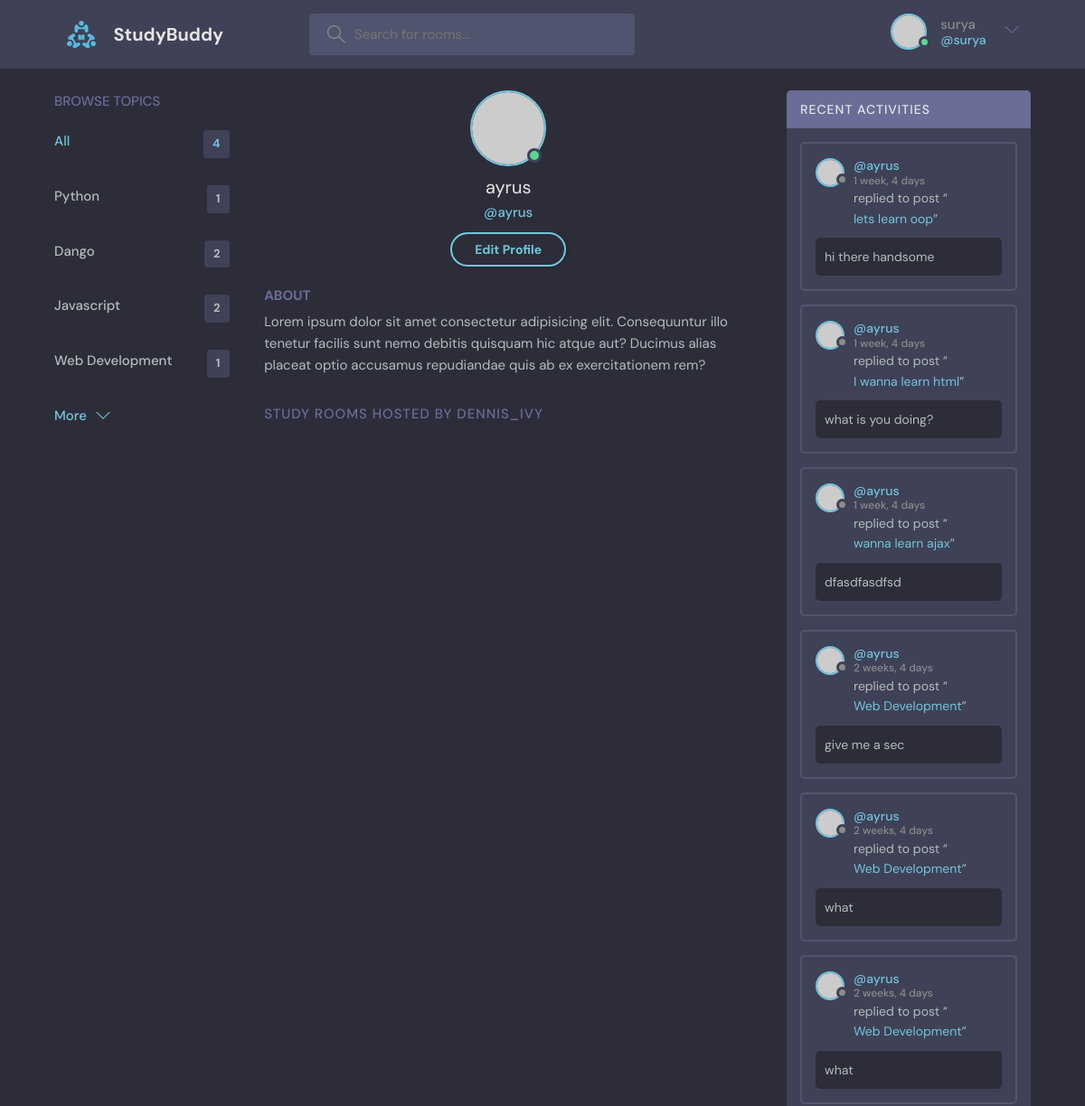
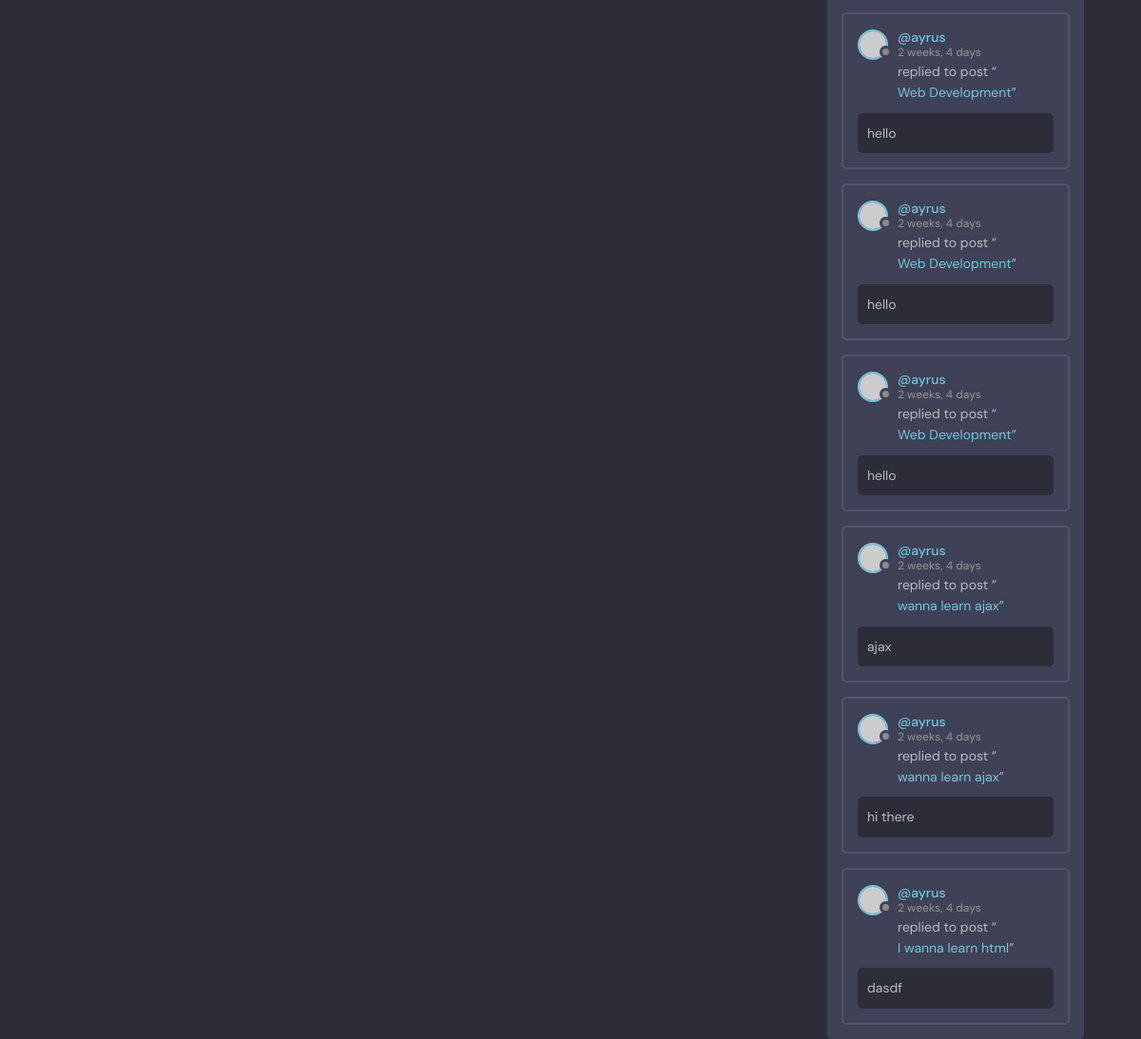
The app's page /profile/3/ (signed in) with its own data (2 pictures, top to bottom).
### base/models.py (models this page shows, shortened)
class Topic(models.Model):
    name = models.CharField(max_length=200)

class Message(models.Model):
    user = models.ForeignKey(User, on_delete=models.CASCADE)
    room = models.ForeignKey(Room, on_delete=models.CASCADE)
    body = models.TextField()
    updated = models.DateTimeField(auto_now=True)
    created = models.DateTimeField(auto_now_add=True)
    class Meta:
        ordering = ['-updated', '-created'] #newest item is shown first

class Room(models.Model):
    host =models.ForeignKey(User, on_delete=models.SET_NULL, null=True)
    topic =models.ForeignKey(Topic, on_delete=models.SET_NULL, null=True)
    name = models.CharField(max_length=200)
    Description = models.TextField(null=True, blank=True)
    participants =models.ManyToManyField(User, related_name='participants', blank=True)
    updated = models.DateTimeField(auto_now=True)
    created = models.DateTimeField(auto_now_add=True)
    class Meta:
        ordering = ['-updated', '-created'] #newest item is shown first
    def __str__(self):
        return self.name

### base/views.py (the view)
# urls.py: path('profile/<str:pk>/', views.userProfile, name= "user-profile"),
def userProfile(request,pk):
    user = User.objects.get(id=pk)
    rooms = user.room_set.all() #room is model name._set.all() get all children of rooms
    room_messages = user.message_set.all()
    topics = Topic.objects.all()
    context = {'user': user, 'rooms': rooms, 'room_messages':room_messages, 'topics':topics}
    return render(request, 'base/profile.html', context)

### base/templates/base/profile.html (shortened to what this page needs)
{% extends 'main.html' %}
{% block content %}
  <main class="profile-page layout layout--3">
    <div class="container">
      <div>
        {% include 'base/topics_components.html' %}
      </div>
      <div class="roomList">
        <div class="profile">
          <div class="profile__avatar">
            <div class="avatar avatar--large active">
              <img src="https://randomuser.me/api/portraits/men/11.jpg" />
            </div>
          </div>
          <div class="profile__info">
            <h3>{{user.username}}</h3>
            <p>@{{user.username}}</p>
            <a href="/" class="btn btn--main btn--pill">Edit Profile</a>
          </div>
          <div class="profile__about">
            <h3>About</h3>
            <p>
              Lorem ipsum dolor sit amet consectetur adipisicing elit. Consequuntur illo tenetur
              facilis sunt nemo debitis quisquam hic atque aut? Ducimus alias placeat optio
              accusamus repudiandae quis ab ex exercitationem rem?
            </p>
          </div>
        </div>
        <div class="roomList__header">
          <div>
            <h2>Study Rooms Hosted by dennis_ivy</a>
            </h2>
          </div>
        </div>
      </div>
        {% include 'base/activity_components.html' %}
    </div>
  </main>
{% endblock content %}

### templates/navbar.html (shortened to what this page needs)
{% load static %}
<header class="header header--loggedIn">
    <div class="container">
      <a href="{% url 'home' %}" class="header__logo">
        <img src="{% static 'images/logo.svg' %}" />
        <h1>StudyBuddy</h1>
      </a>
      <form class="header__search" method="GET" action="{% url 'home' %}">
        <label>
          <input type="text" name="q" placeholder="Search for rooms..." />
        </label>
      </form>
      <nav class="header__menu">
       {% if request.user.is_authenticated %}
            <div class="header__user">
                <a href="profile.html">
                    <div class="avatar avatar--medium active">
                    <img src="https://randomuser.me/api/portraits/men/37.jpg" />
                    </div>
                    <p>{{ request.user.username }}<span>@{{ request.user.username}}</span></p>
                </a>
                <button class="dropdown-button">
                    <svg version="1.1" xmlns="http://www.w3.org/2000/svg" width="32" height="32" viewBox="0 0 32 32">
                    <title>chevron-down</title>
                    <path d="M16 21l-13-13h-3l16 16 16-16h-3l-13 13z"></path>
                    </svg>
                </button>
            </div>
        {% else %}
        <a href="{% url 'login' %}">
          <img src="{% static 'images/avatar.svg' %}" />
          <p>Login</p>
        </a>
        {% endif %}
      </nav>
    </div>
  </header>

### base/templates/base/topics_components.html
<div class="topics">
    <div class="topics__header">
        <h2>Browse Topics</h2>
    </div>
            <ul class="topics__list">
              <li>
                <a href="{% url 'home' %}" class="active">All <span>{{topics.count}}</span></a>
              </li>
              <li>
                {% for topic in topics %}
                    <a href="{% url 'home' %}?q={{topic.name}}">{{topic.name}} <span>{{topic.room_set.all.count}}</span> </a>
                {%endfor%}
                </li>
            </ul>
            <a class="btn btn--link" href="/">
              More
              <svg version="1.1" xmlns="http://www.w3.org/2000/svg" width="32" height="32" viewBox="0 0 32 32">
                <title>chevron-down</title>
                <path d="M16 21l-13-13h-3l16 16 16-16h-3l-13 13z"></path>
              </svg>
            </a>
</div>

### base/templates/base/activity_components.html (shortened to what this page needs)
<div class="activities">
    <div class="activities__header">
      <h2>Recent Activities</h2>
    </div>
    {% for message in room_messages %}
    <div class="activities__box">
      <div class="activities__boxHeader roomListRoom__header">
            <a href="{% url 'user-profile' message.user.id %}" class="roomListRoom__author">
            <div class="avatar avatar--small">
                <img src="https://randomuser.me/api/portraits/women/11.jpg" />
            </div>
            <p>
                @{{message.user}}
                <span>{{message.created| timesince}}</span>
            </p>
            </a>
      </div>
      <div class="activities__boxContent">
        <p>replied to post “<a href="{% url 'rooms' message.room.id %}">{{message.room}}</a>”</p>
        <div class="activities__boxRoomContent">
          {{message.body}}
        </div>
      </div>
    </div>
    {%endfor%}
</div>

### records on screen
Topic: name "Python", room_set.all.count "1"
Topic: name "Dango", room_set.all.count "2"
Topic: name "Javascript", room_set.all.count "2"
Topic: name "Web Development", room_set.all.count "1"
Message: user "ayrus", created "1 week, 4 days", room "lets learn oop", body "hi there handsome"
Message: user "ayrus", created "1 week, 4 days", room "I wanna learn html", body "what is you doing?"
Message: user "ayrus", created "1 week, 4 days", room "wanna learn ajax", body "dfasdfasdfsd"
Message: user "ayrus", created "2 weeks, 4 days", room "Web Development", body "give me a sec"
Message: user "ayrus", created "2 weeks, 4 days", room "Web Development", body "what"
Message: user "ayrus", created "2 weeks, 4 days", room "Web Development", body "what"
Message: user "ayrus", created "2 weeks, 4 days", room "Web Development", body "hello"
Message: user "ayrus", created "2 weeks, 4 days", room "Web Development", body "hello"
Message: user "ayrus", created "2 weeks, 4 days", room "Web Development", body "hello"
Message: user "ayrus", created "2 weeks, 4 days", room "wanna learn ajax", body "ajax"
Message: user "ayrus", created "2 weeks, 4 days", room "wanna learn ajax", body "hi there"
Message: user "ayrus", created "2 weeks, 4 days", room "I wanna learn html", body "dasdf"

### other values on screen
{{ request.user.username }} "surya"
{{ topics.count }} "4"
{{ user.username }} "ayrus"
